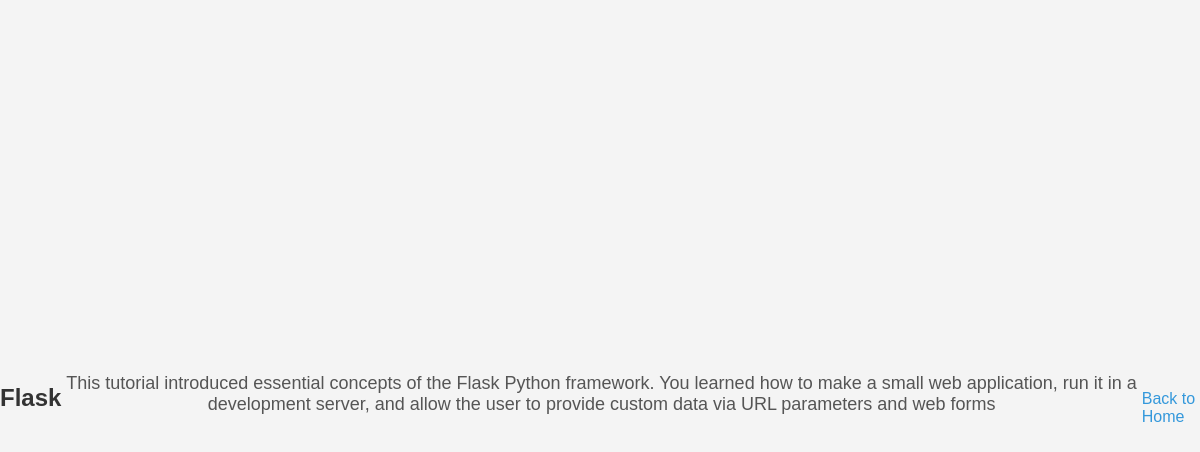
/6/view, run on the app's committed database.
### tables this page shows
CREATE TABLE posts (
    id INTEGER PRIMARY KEY AUTOINCREMENT,
    created TIMESTAMP NOT NULL DEFAULT CURRENT_TIMESTAMP,
    title TEXT NOT NULL,
    content TEXT NOT NULL
);

### app.py (the view)
@app.route("/<int:id>/view", methods=("GET",))
def view_post(id):
    post = get_post(id)
    if post is None:
        flash("Post not found!")
        return redirect(url_for("index"))
    return render_template("view.html", post=post)

### app.py (called while the page is built)
def get_db_connection():
    conn = sqlite3.connect("database.db")
    conn.row_factory = sqlite3.Row
    return conn

def get_post(post_id):
    conn = get_db_connection()
    post = conn.execute("SELECT * FROM posts WHERE id = ?", (post_id,)).fetchone()
    conn.close()
    if post is None:
        abort(404)
    return post

### templates/view.html (shortened to what this page needs)
<!DOCTYPE html>
<html>
  <head>
    <link
      rel="stylesheet"
      href="{{ url_for('static', filename= 'css/style1.css') }}"/>
  </head>
  <body>
    <h1>{{ post.title }}</h1>
    <p>{{ post.content }}</p>
    <a href="{{ url_for('index') }}">Back to Home</a>
  </body>
</html>

### static/css/style1.css (style rules this page uses)
body { font-family: Arial, sans-serif; background-color: #f4f4f4; margin: 0; padding: 0; display: flex; justify-content: center; align-items: center; height: 100vh; }
h1 { color: #333; font-size: 24px; margin-bottom: 20px; text-align: center; }
p { font-size: 18px; color: #555; text-align: center; margin-bottom: 30px; }
a { margin-top: 15px; text-decoration: none; color: #3498db; font-size: 16px; }

### data on the page
posts: title "Flask", content "This tutorial introduced essential concepts of the Flask Python framework. You learned how to make a small web application, run it in a development server, and allow the user to provide custom data via URL parameters and web forms"
